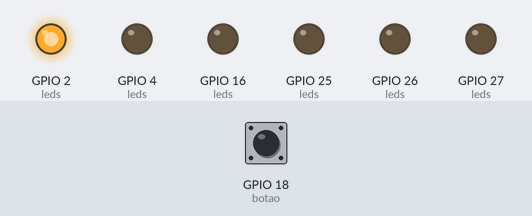
Simulated run of this sketch. Board: ESP32. Parts: output pins drawn as LEDs (lit = HIGH). Inputs (shaded band) come from the test bench; at power-on: GPIO 18 (botao) HIGH.

Above: at 0.1 s.
At 0.5 s:
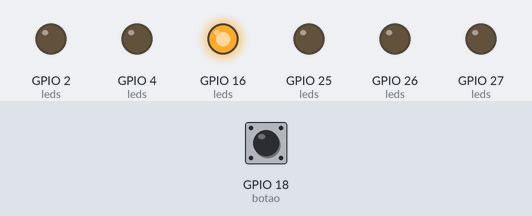
At 0.9 s:
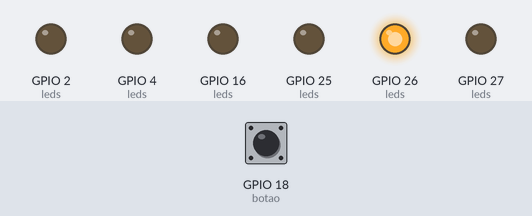
At 1.1 s:
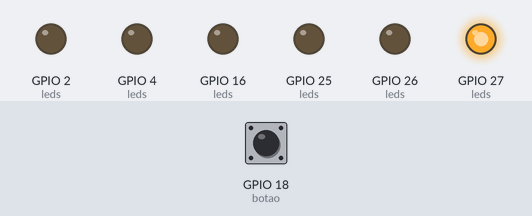
At 1.9 s:
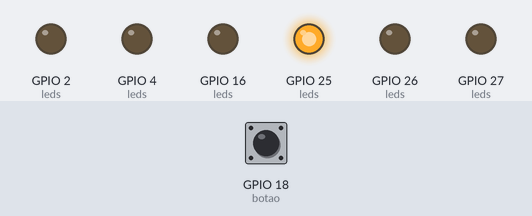
At 2.7 s:
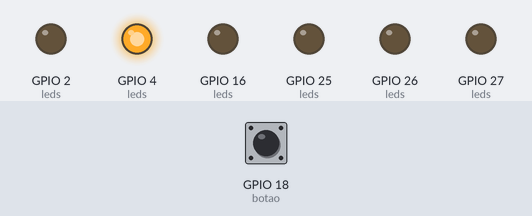
Timing chart, 0 to 3.0 s (numbered marks = the images above):
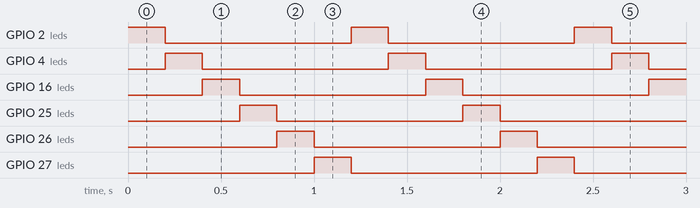

Measured:
- by itself, GPIO 2 (leds), GPIO 4 (leds), GPIO 16 (leds), GPIO 25 (leds), GPIO 26 (leds), GPIO 27 (leds): alternates HIGH for 0.20 s and LOW for 1.0 s
- by itself, everything shown: repeats every 1.2 s, in 6 steps

The sketch:

sketch_jan28b.ino
```cpp
int led1 = 2;
int led2 = 4;
int led3 = 16;
int led4 = 25;
int led5 = 26;
int led6 = 27;
int botao = 18;

volatile int sentido = 1;
volatile int estado = 0;
volatile int posicao = 0;
int tempo = 200;
int leds[6] = {led1, led2, led3, led4, led5, led6};

hw_timer_t *timer = NULL;


void IRAM_ATTR funcao(){
//   if(flag != 1 && flag != 2){
//     flag = 1;
//   }
//   else{
//     if(!digitalRead(botao)){
//       flag = 2;
//     }
//   }
  if(estado == 1) {
    if (tempo > 0){
      tempo --;
    }
    else {
      estado = 0;
      if (!digitalRead(botao)){
        sentido *= -1;
        estado = 1;
        tempo = 200;
      }
    }
  }
}

void setup() {
  Serial.begin(9600);

  timer = timerBegin(1000000);
  timerAlarm(timer, 1000, true, 0);
  timerAttachInterrupt(timer, &funcao);

  for(int i = 0; i <= 6; i++){
    pinMode(leds[i], OUTPUT);
  }
  pinMode(botao, INPUT_PULLUP);

  attachInterrupt(
    digitalPinToInterrupt(botao),
    funcao,
    FALLING
  );

}

void loop() {
  //   if(flag == 1){
  //     for(int i = pisca; i <= 6; i++){
  //       pisca = i;
  //       digitalWrite(leds[i], HIGH);
  //       delay(50);
  //       digitalWrite(leds[i], LOW);
  //       pisca ++;
  //     }
  //   }
  //   if(flag == 2){
  //     pisca = 6;
  //     for(int i = pisca; i >= 0; i --){
  //       pisca = i;
  //       digitalWrite(leds[i], HIGH);
  //       delay(50);
  //       digitalWrite(leds[i], LOW);
  //       pisca--;
  //     }
  //     flag = 0;
  //   }
  if(posicao >= 6){
    posicao = 0;
  }
  if(posicao < 0){
    posicao = 0;
  }


  //if(estado == 1 && tempo > 0){
        digitalWrite(leds[posicao], HIGH);
        delay(200);
   // }
  //if(tempo == 0){
    digitalWrite(leds[posicao], LOW);
    posicao += sentido;

   // posicao += sentido;
 // }


}
```
